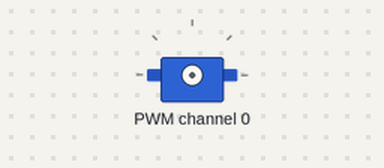
The program below on a simulated Raspberry Pi (BCM pin numbers). Shown: servo. Servo angles are drawn from the pulse width (0.5 ms = 0°, 2.5 ms = 180°); what the program prints to the terminal is not drawn.

Above: at 0.05 s.
At 0.8 s:
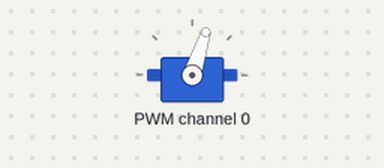
At 1.9 s:
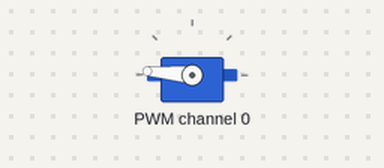
At 3.75 s:
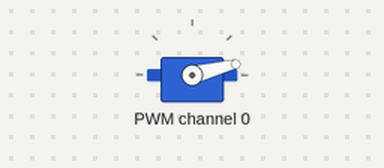
Timing chart, 0 to 9.0 s (numbered marks = the images above):
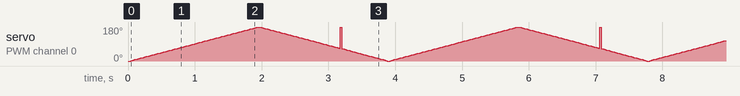

Measured:
- by itself, servo on PWM channel 0: moves between 0° and 180°, repeating every 3.9 s

The program:

servo_control.py
```python
#!/usr/bin/env python3
"""
servo_sweep.py
==============
PCA9685 シンプルスイープ (smbus2 直接制御)
adafruit ライブラリを使わず smbus2 でレジスタを直接操作します
"""

import time
import smbus2

# ─── 設定 ──────────────────────────────────────────────────
I2C_BUS     = 1
PCA_ADDR    = 0x41   # PCA9685 I2Cアドレス
SERVO_CH    = 0      # 使用するチャンネル (0〜15)

# PCA9685 レジスタ
MODE1       = 0x00
PRESCALE    = 0xFE
LED0_ON_L   = 0x06   # チャンネル0のベースレジスタ

# サーボ設定 (50Hz = 20ms周期)
PWM_FREQ_HZ = 50
SERVO_MIN   = 500    # 0度のパルス幅 [μs]
SERVO_MAX   = 2500   # 180度のパルス幅 [μs]


def set_pwm_freq(bus, freq_hz):
    """PWM周波数を設定する"""
    # prescale値を計算: 25MHz / (4096 * freq) - 1
    prescale = round(25_000_000 / (4096 * freq_hz)) - 1
    print(f"  prescale = {prescale}")

    # 現在のMODE1を読む
    old_mode = bus.read_byte_data(PCA_ADDR, MODE1)
    # スリープモードにして prescale を書く
    bus.write_byte_data(PCA_ADDR, MODE1, (old_mode & 0x7F) | 0x10)
    bus.write_byte_data(PCA_ADDR, PRESCALE, prescale)
    # スリープ解除
    bus.write_byte_data(PCA_ADDR, MODE1, old_mode)
    time.sleep(0.005)
    # RESTART ビットをセット
    bus.write_byte_data(PCA_ADDR, MODE1, old_mode | 0x80)
    print(f"  PWM周波数設定完了: {freq_hz}Hz")


def set_servo_angle(bus, channel, angle_deg):
    """サーボを指定角度に動かす"""
    # 角度 → パルス幅[μs] → PWMカウント値(0〜4095)に変換
    pulse_us  = SERVO_MIN + (SERVO_MAX - SERVO_MIN) * angle_deg / 180
    pulse_cnt = int(pulse_us / (1_000_000 / PWM_FREQ_HZ) * 4096)

    reg = LED0_ON_L + 4 * channel
    bus.write_byte_data(PCA_ADDR, reg,     0x00)         # ON_L
    bus.write_byte_data(PCA_ADDR, reg + 1, 0x00)         # ON_H
    bus.write_byte_data(PCA_ADDR, reg + 2, pulse_cnt & 0xFF)        # OFF_L
    bus.write_byte_data(PCA_ADDR, reg + 3, (pulse_cnt >> 8) & 0xFF) # OFF_H


def main():
    print("=== PCA9685 シンプルスイープ ===")
    bus = smbus2.SMBus(I2C_BUS)

    # 初期化: MODE1 をリセット
    bus.write_byte_data(PCA_ADDR, MODE1, 0x00)
    time.sleep(0.01)

    # PWM周波数設定
    set_pwm_freq(bus, PWM_FREQ_HZ)

    print(f"\nch{SERVO_CH} をスイープします (Ctrl+C で停止)\n")
    try:
        while True:
            # 0° → 180°
            for angle in range(0, 181, 2):
                set_servo_angle(bus, SERVO_CH, angle)
                print(f"  {angle:3d}°", end="\r")
                time.sleep(0.02)

            # 180° → 0°
            for angle in range(180, -1, -2):
                set_servo_angle(bus, SERVO_CH, angle)
                print(f"  {angle:3d}°", end="\r")
                time.sleep(0.02)

    except KeyboardInterrupt:
        print("\n\n停止します...")
        set_servo_angle(bus, SERVO_CH, 90)  # 中央に戻す
        time.sleep(0.5)

    finally:
        bus.close()
        print("完了")


if __name__ == "__main__":
    main()
```
